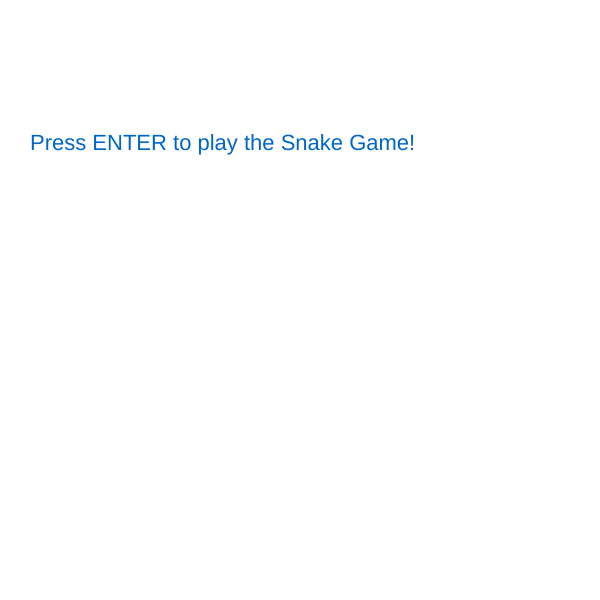
Frame 1 (no input)
Frame 60 (no input): identical to frame 1, image omitted
Frame 120 (the mouse pressed at the canvas centre since frame 60): identical to frame 1, image omitted

The p5.js sketch that drew this single still picture (run headless with seeded random() and noise() and a simulated clock; from frame 60 on, the mouse is pressed at the canvas centre):

// p5.js sketch
// ── sketch.js
var s;
var scl = 20;
var food;
var start = false;
var highest = 0;;
var score;

function setup() {
  createCanvas(600,600);
}

function draw() {
  if(start == false){
    background(255);
    textSize(22);
    if(score != null){
      fill(255, 0, 50);
      text('Your Score: ' + score, 60, 60);
      text('Highest Score: ' + highest, 60, 100);
    }
    fill(0, 102, 200);
    text('Press ENTER to play the Snake Game!', 30, 150);
  }else{
    background(50);
    s.update();
    s.show();
    food.show();
    if(s.eat(food)){
      food = new Food(scl);
    }else{
      if(s.die()){
        if(s.score > highest){
          highest = s.score;
        }
        score = s.score;
        start = false;
      }
    }
    fill(200, 102, 200, 100);
    text('Score: ' + s.score, 250, 50);
  }
}

function startGame(){
  s = new Snake(scl);
  food = new Food(scl);
  frameRate(10);
  score = 0;
  start = true;
}

function keyPressed(){
  if(start == false){
    if(keyCode == ENTER){
      startGame();
    }
  }else{
    if(keyCode == UP_ARROW){
      s.dir(0,-1);
    }else if(keyCode == DOWN_ARROW){
      s.dir(0,1);
    }else if(keyCode == LEFT_ARROW){
      s.dir(-1,0);
    }else if(keyCode == RIGHT_ARROW){
      s.dir(1,0);
    }
  }
}

// ── food.js
function Food(scl){
  var cols = floor(width/scl);
  var raws = floor(height/scl);
  this.x = floor(random(0, cols))* scl;
  this.y = floor(random(0, raws)) * scl;
  
  this.show = function(){
    fill(255,50,50);
    rect(this.x, this.y, scl, scl);
  }
}
// ── snake.js
function Snake(scl) {
  var cols = floor(width / scl);
  var raws = floor(height / scl);
  this.x = floor(random(5, cols - 5)) * scl;
  this.y = floor(random(5, raws - 5)) * scl;
  this.xspeed = 1;
  this.yspeed = 0;
  this.score = 0;
  this.trace = [createVector(this.x, this.y)];

  this.eat = function(food) {
    if (dist(this.x, this.y, food.x, food.y) < 1) {
      this.score++;
      this.trace.splice(0, 0, createVector(food.x, food.y));
      return true;
    }
    return false;
  }

  this.die = function() {
    for (var i = 0; i < this.trace.length - 1; i++) {
      if (dist(this.trace[i].x, this.trace[i].y, this.x, this.y) < 1) {
        console.log("YEAH");
        return true;
      }
    }
    if (this.x > width - scl || this.y > height - scl || this.x < 0 || this.y < 0) {
      return true;
    }
    return false;
  }

  this.update = function() {
    this.x += this.xspeed * scl;
    this.y += this.yspeed * scl;
    this.trace.splice(0, 1);
    this.trace.push(createVector(this.x, this.y));
  }

  this.show = function() {
    fill(255);
    for (body of this.trace) {
      rect(body.x, body.y, scl, scl);
    }

  }

  this.dir = function(x, y) {
    if ((this.xspeed == x && this.yspeed == -y) || (this.xspeed == -x && this.yspeed == y)) {
      if (this.score != 0) {
        return;
      }
    }
    this.xspeed = x;
    this.yspeed = y;
  }
}
